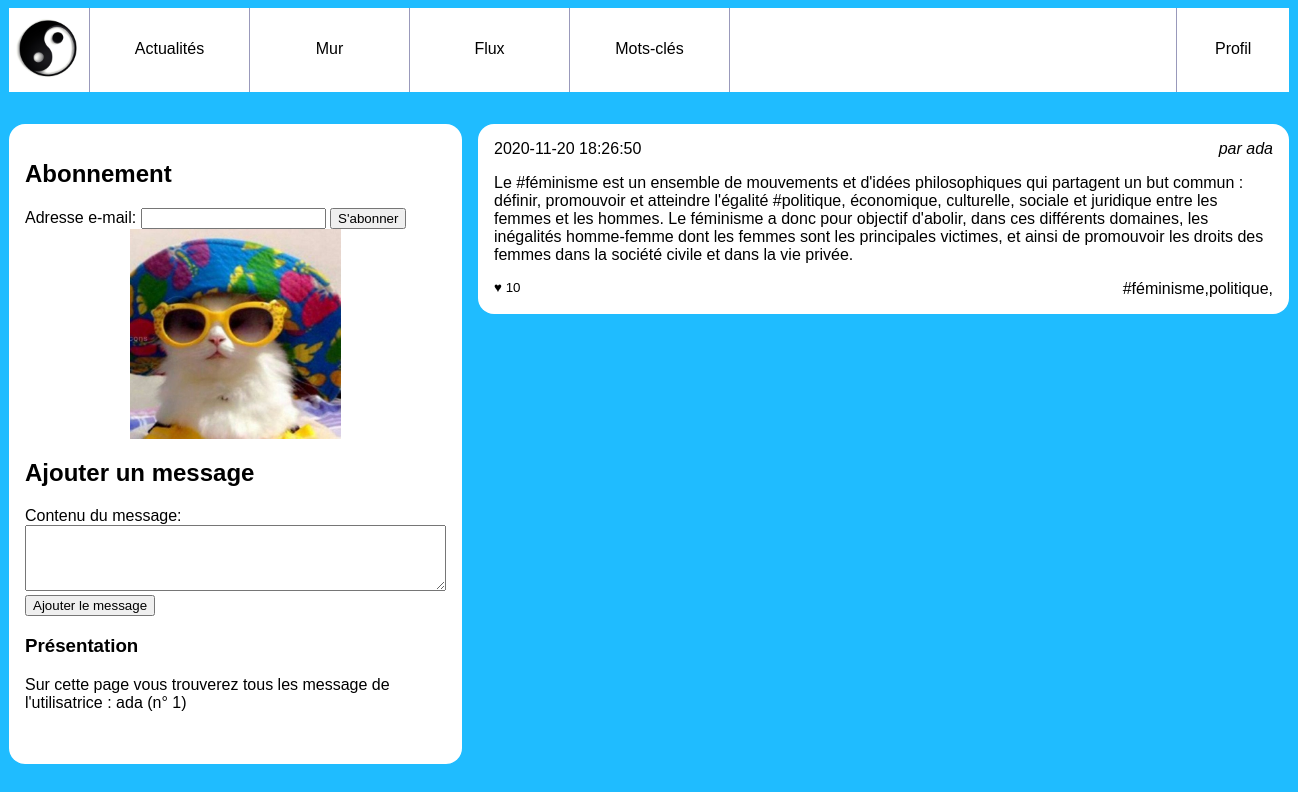
/wall.php?user_id=1, run on the app's committed database.
### tables this page shows
CREATE TABLE IF NOT EXISTS `users` (
  `id` INT UNSIGNED NOT NULL AUTO_INCREMENT,
  `email` VARCHAR(255) NOT NULL,
  `password` VARCHAR(255) NOT NULL,
  `alias` VARCHAR(255) NOT NULL,
  PRIMARY KEY (`id`),
  UNIQUE INDEX `email_UNIQUE` (`email` ASC),
  UNIQUE INDEX `alias_UNIQUE` (`alias` ASC));

### server/db_connect.php (called while the page is built, shortened)
<?php
$userId = isset($_GET['user_id']) ? intval($_GET['user_id']) : null;
?>

### server/queries.php (called while the page is built, shortened)
<?php
$SQL_wall = "
    SELECT users.id as author_id, posts.content, posts.created, users.alias as author_name,
    COUNT(likes.id) as like_number, GROUP_CONCAT(DISTINCT tags.label) AS taglist
    FROM posts
    JOIN users ON  users.id=posts.user_id
    LEFT JOIN posts_tags ON posts.id = posts_tags.post_id
    LEFT JOIN tags       ON posts_tags.tag_id  = tags.id
    LEFT JOIN likes      ON likes.post_id  = posts.id
    WHERE posts.user_id='$userId'
    GROUP BY posts.id
    ORDER BY posts.created DESC
    ";
?>

### wall.php (the view, shortened to what this page needs)
<?php
include "./server/db_connect.php";
include "./server/queries.php";
?>
<!doctype html>
<html lang="fr">
    <head>
        <link rel="stylesheet" href="./client/css/style.css"/>
    </head>
    <body>
        <?php include './client/header.php';?>
        <div id="wrapper">
            <aside>
            <h2>Abonnement</h2>
                <form action="subscribe.php" method="post">
                    <label for="email">Adresse e-mail:</label>
                    <input type="email" id="email" name="email" required>
                    <input type="submit" value="S'abonner">
                </form>
                <?php
                $laQuestionEnSql = "SELECT * FROM users WHERE id= '$userId' ";
                $lesInformations = $mysqli->query($laQuestionEnSql);
                $user = $lesInformations->fetch_assoc();
                ?>
                <img src="./client/img/user.jpg" alt="Portrait de l'utilisatrice"/>
                <section>
                <form action="add_message.php" method="post">
    <h2>Ajouter un message</h2>
    <label for="message_content">Contenu du message:</label><br>
    <textarea id="message_content" name="message_content" rows="4" cols="50" required></textarea><br>
    <input type="submit" value="Ajouter le message">
</form>
                    <h3>Présentation</h3>
                    <p>Sur cette page vous trouverez tous les message de l'utilisatrice : <?php echo $user['alias'] ?>
                        (n° <?php echo $userId ?>)
                    </p>
                </section>
            </aside>
            <main>
                <?php
                $lesInformations = $mysqli->query($SQL_wall);
                while ($post = $lesInformations->fetch_assoc())
                {
                    ?>
                    <article>
                        <h3>
                            <time datetime='2020-02-01 11:12:13' ><?php echo $post['created'] ?></time>
                        </h3>
                        <address>par <?php echo '<a href="wall.php?user_id=' . $post['author_id'] . '">' . $post['author_name'] . '</a>'; ?></address>
                        <div>
                            <p><?php echo $post['content'] ?></p>
                        </div>
                        <footer>
                            <small>♥ <?php echo $post['like_number'] ?></small>
                            <a href="">#<?php echo $post['taglist'] ?></a>,
                        </footer>
                    </article>
                <?php } ?>
            </main>
        </div>
    </body>
</html>

### client/css/style.css (style rules this page uses)
body { background-color: #1fbcff; font-family: "Nunito Sans", sans-serif; }
a { text-decoration: none; color: black; }
#wrapper { display: flex; width: 80em; margin: 0 auto 2em auto; }
#wrapper aside { background-color: #fff; flex: 1; padding: 1em; border-radius: 1em; }
#wrapper aside img { display: block; width: 50%; margin: auto; }
#wrapper main { flex: 3; padding-left: 1em; height: 80vh; overflow-y: scroll; }
#wrapper main article { background-color: #fff; padding: 1em; margin-bottom: 1em; border-radius: 1em; }
#wrapper main article h3 { margin: 0; padding: 0; font-weight: normal; font-size: 1em; }
#wrapper main article time { float: left; }
#wrapper main article address { text-align: right; margin-bottom: 1em; }
#wrapper main article p { margin: 0; }
#wrapper main article footer { margin-top: 1em; text-align: right; }
#wrapper main article footer small { float: left; }

### data on the page
users: alias "ada", created "2020-11-20 18:26:50", content "Le #féminisme est un ensemble de mouvements et d'idées philosophiques qui partagent un but commun : définir, promouvoir et atteindre l'égalité #politique, économique, culturelle, sociale et juridique entre les femmes et les hommes. Le féminisme a donc pour objectif d'abolir, dans ces différents domaines, les inégalités homme-femme dont les femmes sont les principales victimes, et ainsi de promouvoir les droits des femmes dans la société civile et dans la vie privée.", like_number "10", taglist "féminisme,politique"

### other printed values
$userId "1"
